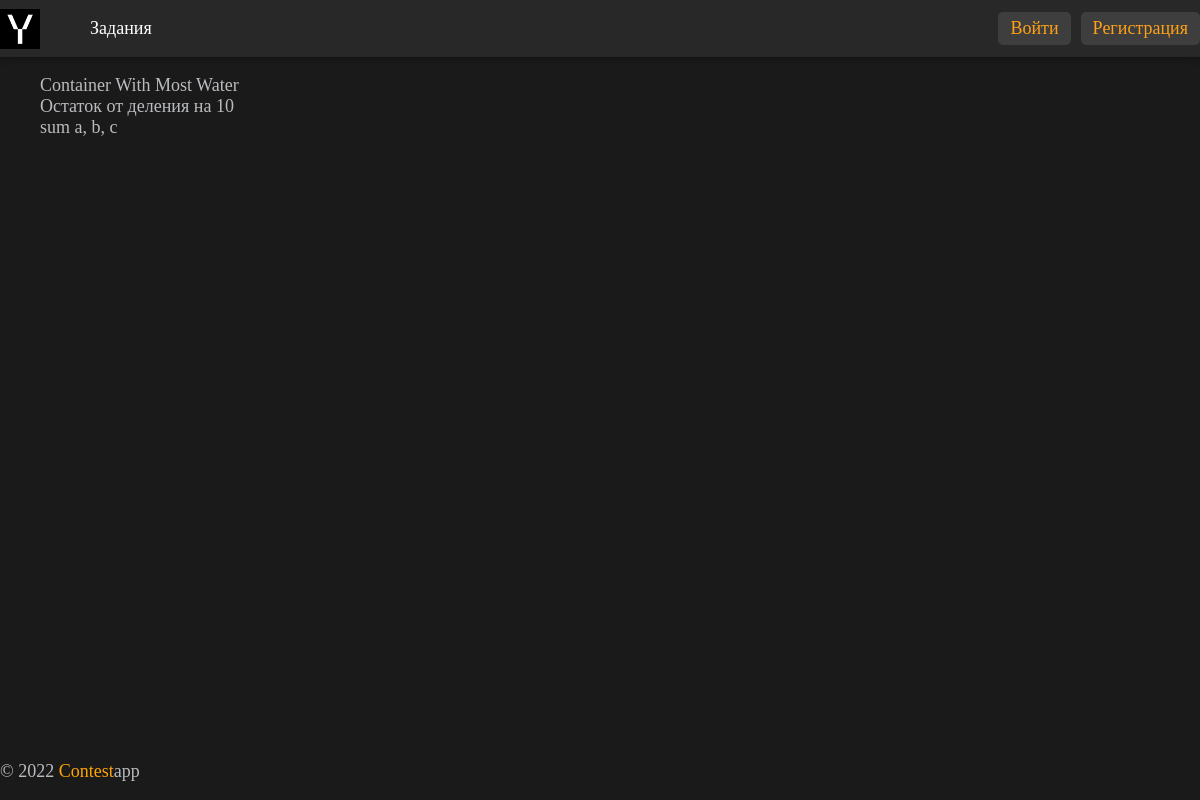
/tasks/all/, run on the app's committed database.
### tasks/models.py (models this page shows)
class Task(models.Model):
    title = models.CharField(
        max_length=200,
        verbose_name='Название',
    )
    slug = models.SlugField(
        max_length=200,
        unique=True,
        db_index=True,
        verbose_name='URL',
    )
    content = models.TextField(verbose_name='Описание задания')
    time_create = models.DateTimeField(
        auto_now_add=True,
        verbose_name='Дата создания'
    )
    time_update = models.DateTimeField(
        auto_now=True,
        verbose_name='Дата обновления',
    )
    is_published = models.BooleanField(
        default=True,
        verbose_name='Опубликовано',
    )
    function_name = models.TextField(verbose_name='Название функции')
    task_rating = models.IntegerField(
        default=10,
        verbose_name='Рейтинг задания'
    )
    flexibility = models.ForeignKey(
        Flexibility,
        null=True,
        blank=True,
        on_delete=models.SET_NULL,
        related_name='tasks',
        verbose_name='Сложность'
    )
    category = models.ForeignKey(
        Category,
        null=True,
        blank=True,
        on_delete=models.SET_NULL,
        related_name='tasks',
        verbose_name='Категория',
    )
    author = models.ForeignKey(
        User,
        on_delete=models.CASCADE,
        related_name='tasks',
        verbose_name='Автор',
    )
    def __str__(self):
        return self.title
    def get_absolute_url(self):
        return reverse('tasks:task', kwargs={'slug': self.slug})
    class Meta:
        verbose_name = 'Задание'
        verbose_name_plural = 'Задания'
        ordering = ['-time_create']

### tasks/views.py (the view)
# urls.py: path('tasks/all/', AllTasksPage.as_view(), name='tasks_all'),
class AllTasksPage(ListView):
    model = Task
    template_name = 'tasks/tasks_all.html'
    context_object_name = 'tasks'
    def get_context_data(self, *, object_list=None, **kwargs):
        context = super().get_context_data(**kwargs)
        context['title'] = 'Все задания'
        return context
    def get_queryset(self):
        return Task.objects.filter(is_published=True)

### templates/tasks/tasks_all.html (shortened to what this page needs)
{% extends 'base.html' %}
{% block content %}
  <div class="container py-5">
  <div class="row">
    <aside class="col-12 col-md-3">
      <ul class="list-group list-group-flush">
        {% for task in tasks %}
        <li class="list-group-item">
          <a href="{{ task.get_absolute_url }}">{{ task }}</a>
        </li>
        {% endfor %}
      </ul>
    </aside>
  </div>
  </div>
{% endblock %}

### static/css/global.css (style rules this page uses)
:root { --main-bg-color: #1A1A1A; --second-bg-color: #282828; --box-shadow:0px 1px 3px rgba(0,0,0,.24),0px 2px 8px rgba(0,0,0,.16); --link-active: #ffffff; --acent-color: rgb(255 161 22); --transition: all 0.25s ease; }
body { background-color: var(--main-bg-color); margin:0; color: rgba(239,241,246,.75); padding:0; font-size: 18px; min-height: 100vh; display: flex; flex-direction: column; }
a { color: inherit; text-decoration: None; }
ul { list-style: None; }
.container { width: 1200px; margin:0 auto; }

### data on the page
Task: title "Container With Most Water"
Task: title "Остаток от деления на 10"
Task: title "sum a, b, c"
